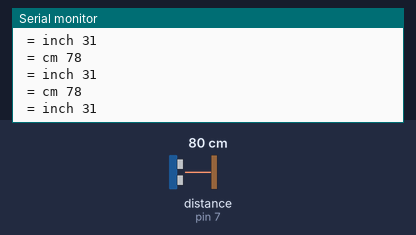
Bench run of a sketch on a simulated Arduino Uno, built with avr-gcc and run on an emulated ATmega328P. On the bench: the last lines printed to the serial monitor. Wiring (inferred from the names in the program): ultrasonic range finder: trigger pin 7; echo pin 7. Inputs (shaded band) come from the test bench; at power-on: distance to the obstacle (sensor on pin 7) 80 cm. The echo pulse lasts 58.3 µs per cm.

Above: at 1.3 s.
1.4 s: distance to the obstacle (sensor on pin 7) set to 2 cm
At 1.83 s:
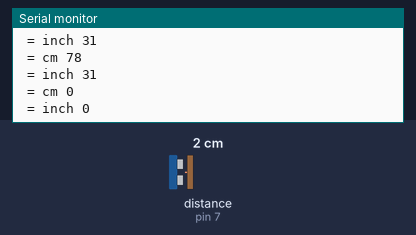
2.9 s: distance to the obstacle (sensor on pin 7) set to 4 cm
At 3.33 s:
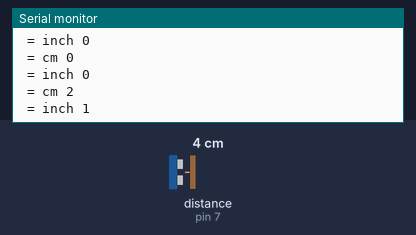
Timing chart, 0 to 5.9 s (numbered marks = the images above; inputs shaded):
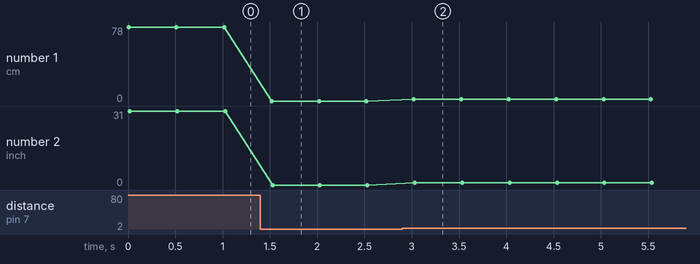

Measured:
- after the input at 1.4 s, the serial monitor: prints a new line after 0.12 s (image 1)
- after the input at 2.9 s, the serial monitor: prints a new line after 0.12 s (image 2)
- plotted number 1: 78 → 0 after the input at 1.4 s, 0 → 2 after the input at 2.9 s
- plotted number 2: 31 → 0 after the input at 1.4 s, 0 → 1 after the input at 2.9 s

The sketch:

ultrasonic.ino
```cpp
const int pingPin = 7;
void setup(){
 	Serial.begin(9600);
}
void loop()
{
  long duration, inch, cm;
  pinMode(pingPin, OUTPUT);
  digitalWrite(pingPin, LOW);
  delayMicroseconds(2);
  digitalWrite(pingPin, HIGH);
  delayMicroseconds(10);
  digitalWrite(pingPin, LOW);
  pinMode(7, INPUT);
  duration = pulseIn(7, HIGH);
  inch = duration/147;
  cm = inch * 2.54;
  Serial.print(" = cm ");
  Serial.println(cm);
  Serial.print(" = inch ");
  Serial.println(inch);
  delay(500);
}
```
